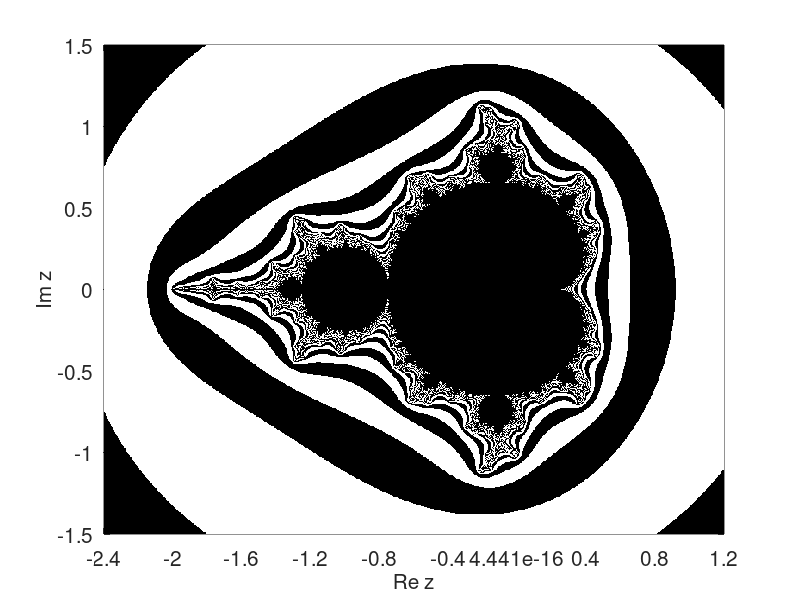

Write MATLAB code to recreate this figure.
% Program 4b - The Black and White Mandelbrot Set.
% Chapter 4 - Complex Iterative Maps.
% Thanks to Steve Lord from The MathWorks for his help.
% Copyright Springer 2014. Stephen Lynch.

% Vectorized program.
% Plot the Mandelbrot set in black and white (Figure 4.2).
Nmax = 50; scale = 0.005;
xmin = -2.4; xmax  = 1.2;
ymin = -1.5; ymax  = 1.5;

% Generate x and y coordinates and z complex values
[x,y]=meshgrid(xmin:scale:xmax,ymin:scale:ymax);
z = x+1i*y;

% Generate w accumulation matrix and k counting matrix
w = zeros(size(z));
k = zeros(size(z));

N = 0;
while N<Nmax && ~all(k(:))
    w = w.^2+z;
    N = N+1;
    k(~k & abs(w)>4) = N;
end
k(k==0) = Nmax;
figure
s = pcolor(x, y, mod(k, 2));
colormap([0 0 0;1 1 1])
set(s,'edgecolor','none')

axis([xmin xmax -ymax ymax])
fsize=15;
set(gca,'XTick',xmin:0.4:xmax,'FontSize',fsize)
set(gca,'YTick',-ymax:0.5:ymax,'FontSize',fsize)
xlabel('Re z','FontSize',fsize)
ylabel('Im z','FontSize',fsize)

% End of Program 4b
